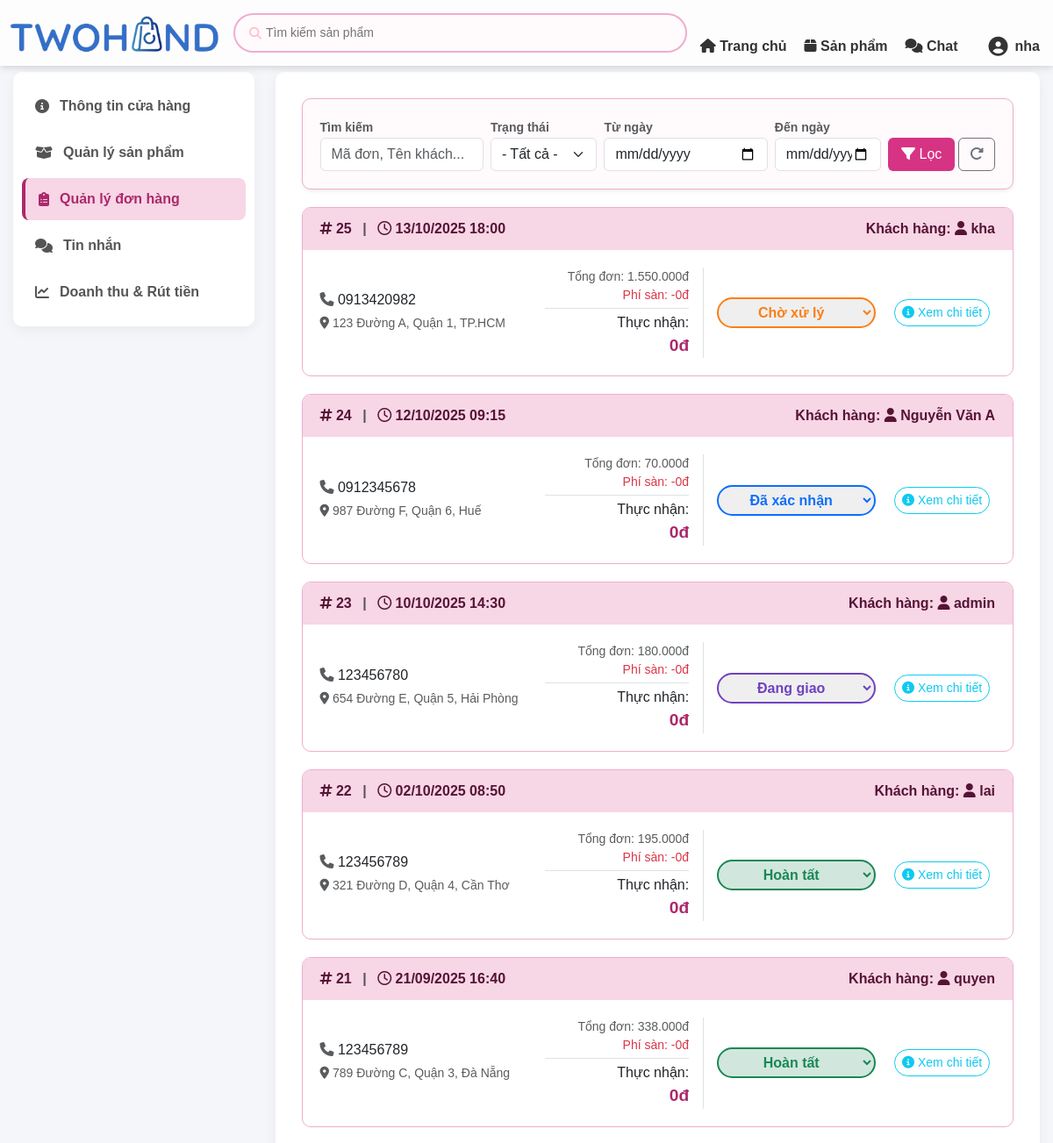
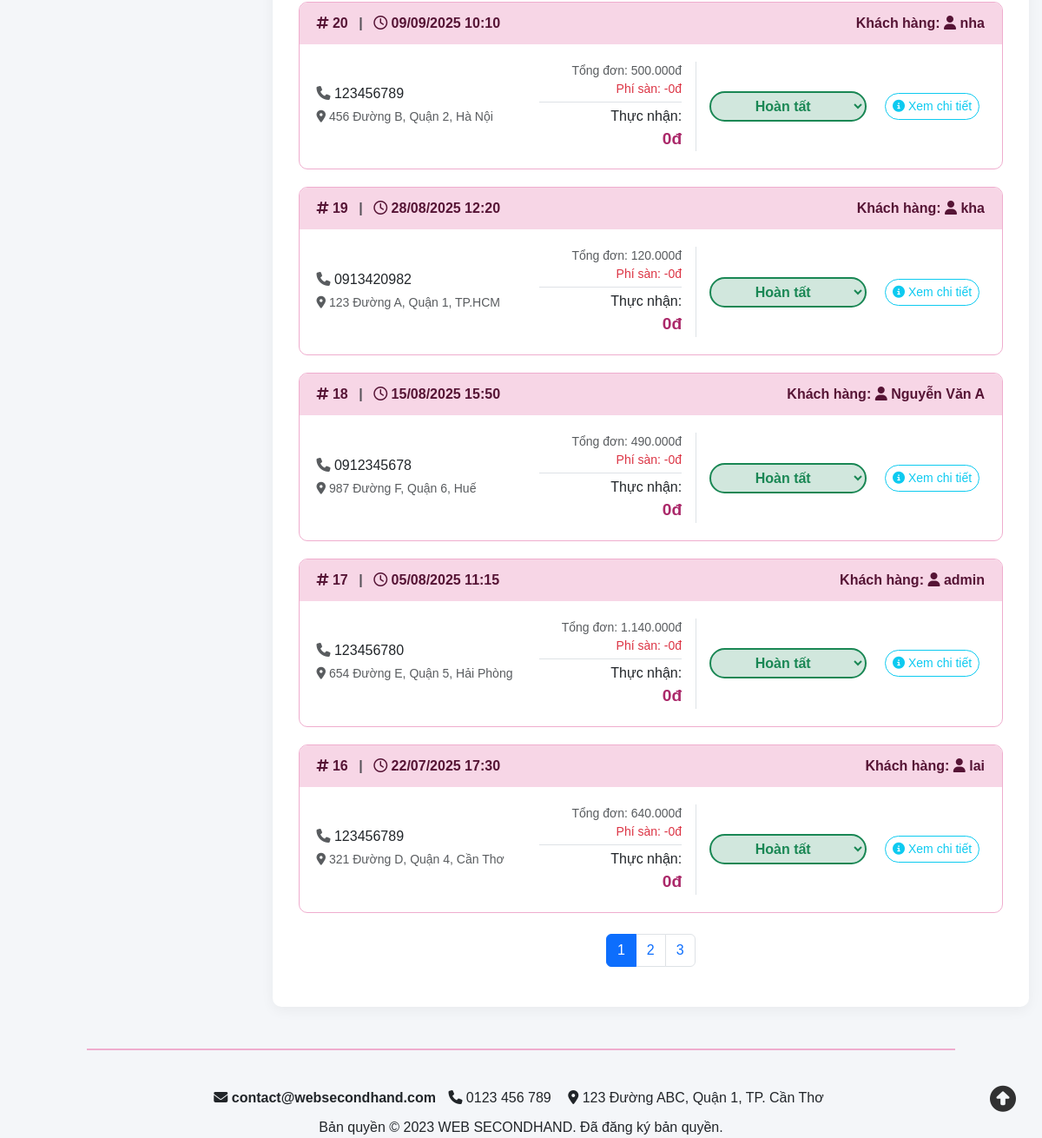
The app's page /seller/controllers/sellerDonHangController.php (signed in), older data (2 pictures, top to bottom).
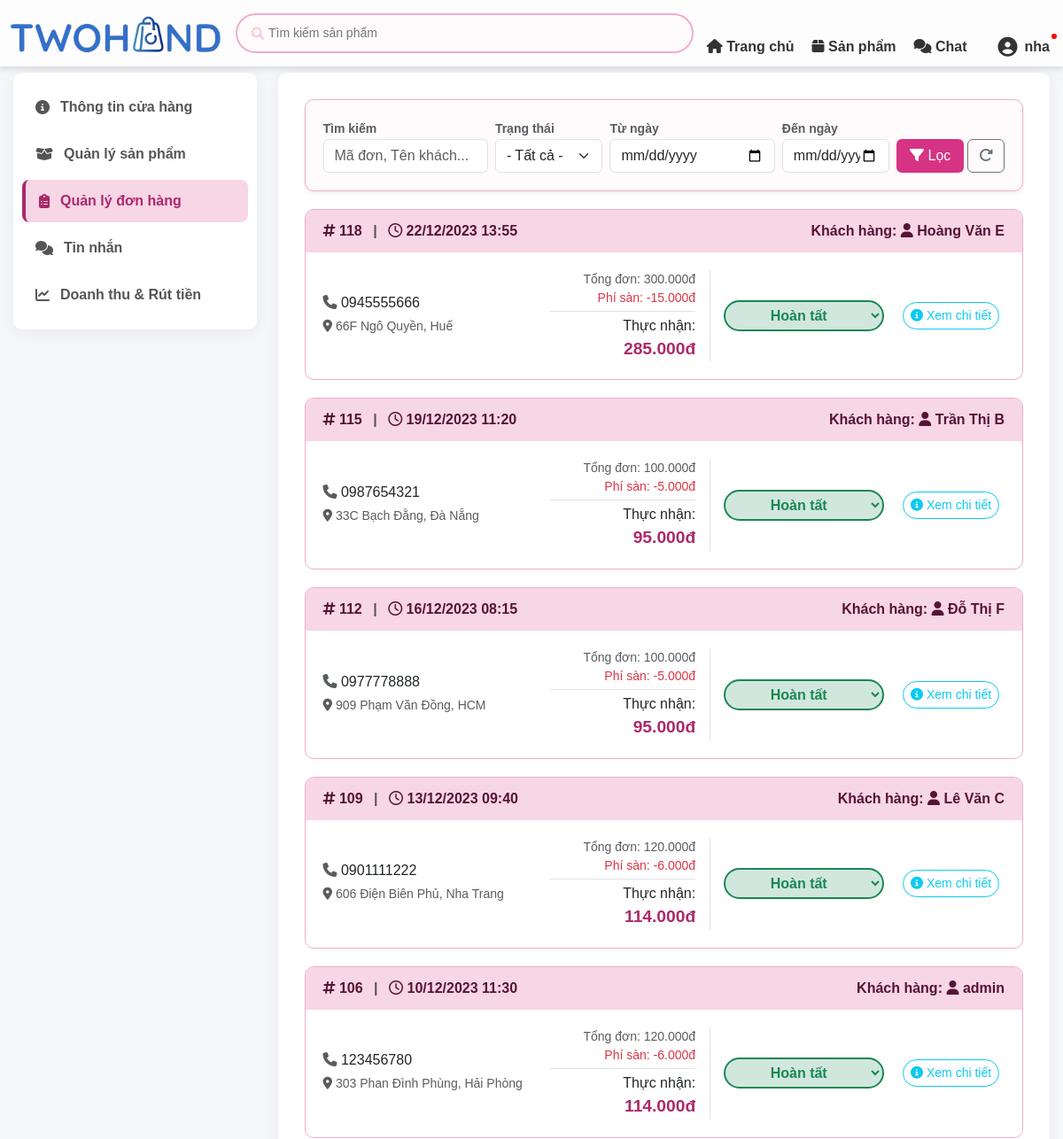
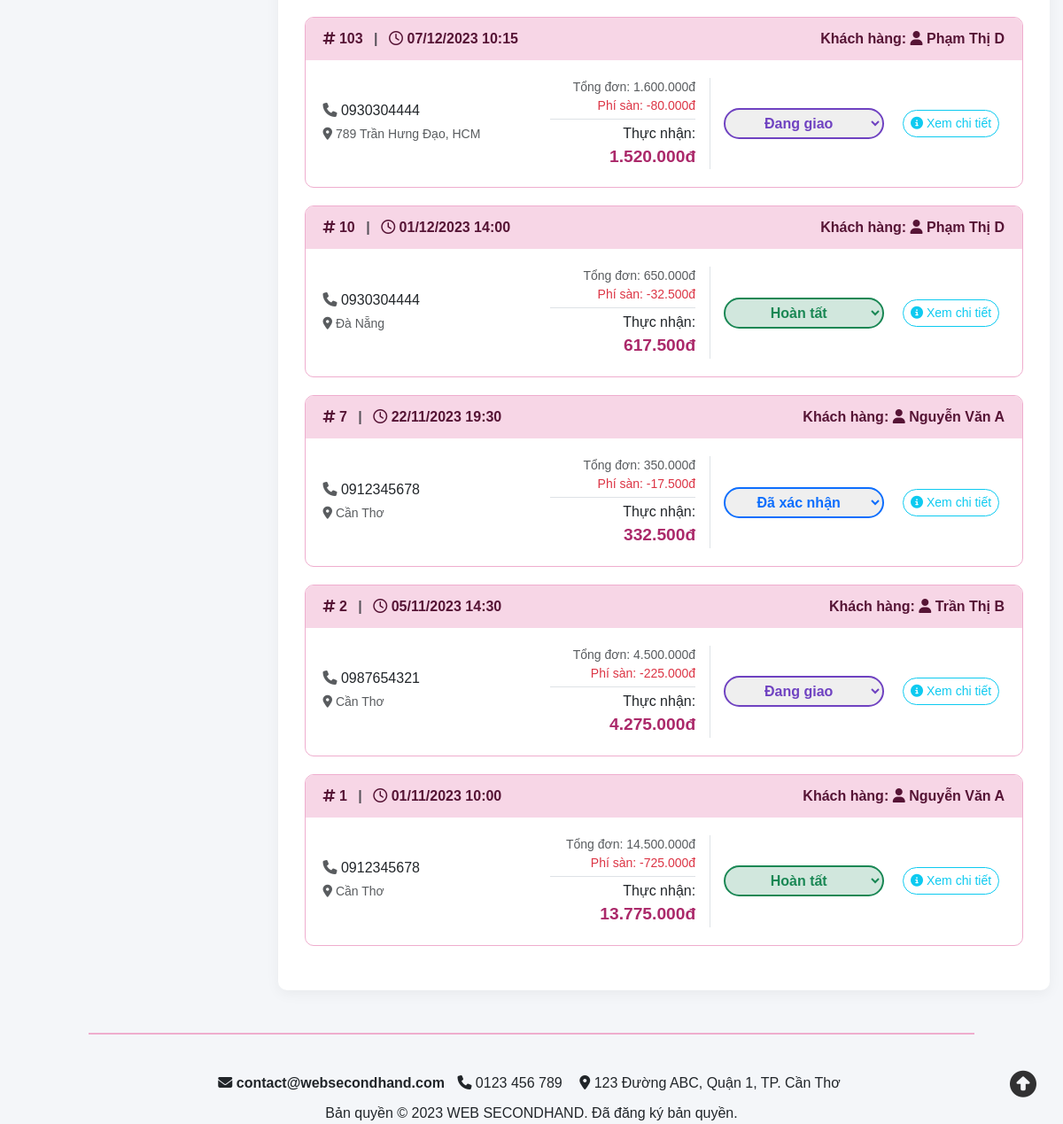
The same page, newer data (2 pictures, top to bottom).
### tables this page shows
CREATE TABLE DonHang ( 
    MaDH INT(10) PRIMARY KEY AUTO_INCREMENT,
    IdTaiKhoan INT(10), 
    IdNguoiBan INT(10) NOT NULL, 
    NgayDat DATETIME DEFAULT CURRENT_TIMESTAMP,
    DiaChiGiao VARCHAR(255),
    TongTien DECIMAL(10,2) UNSIGNED,  
    TrangThai ENUM('Chờ xử lý', 'Đã xác nhận', 'Đang giao', 'Hoàn tất', 'Đã hủy') DEFAULT 'Chờ xử lý',
    TrangThaiThanhToan ENUM('ChuaThanhToan', 'DaThanhToan', 'ChoHoanTien') DEFAULT 'ChuaThanhToan', 
    GhiChu TEXT,
    NgaySua DATETIME DEFAULT CURRENT_TIMESTAMP ON UPDATE CURRENT_TIMESTAMP,
    PhiSan DECIMAL(10,2) DEFAULT 0, 
    TienNguoiBanNhan DECIMAL(10,2) DEFAULT 0, 
    FOREIGN KEY (IdTaiKhoan) REFERENCES TaiKhoan(IdTaiKhoan),  
    FOREIGN KEY (IdNguoiBan) REFERENCES TaiKhoan(IdTaiKhoan)
);

CREATE TABLE TaiKhoan ( 
    IdTaiKhoan INT(10) PRIMARY KEY AUTO_INCREMENT, 
    TenTK VARCHAR(100) NOT NULL,
    Email VARCHAR(100) NOT NULL UNIQUE,
    Sdt VARCHAR(10) NOT NULL, 
    MatKhau VARCHAR(255) NOT NULL, 
    VaiTro TINYINT DEFAULT 0 CHECK (VaiTro IN (0,1)), 
    IdGoogle VARCHAR(255) DEFAULT NULL, 
    TrangThaiBanHang ENUM('ChuaKichHoat','DangHoatDong','BiKhoa') DEFAULT 'ChuaKichHoat', 
    Avatar VARCHAR(255) DEFAULT NULL,
    ThoiGianTao DATETIME NOT NULL DEFAULT CURRENT_TIMESTAMP,
    DiemViPham INT DEFAULT 0,
    ViDo DECIMAL(10, 8) NULL COMMENT 'Latitude - Vĩ độ của Người Mua',
    KinhDo DECIMAL(11, 8) NULL COMMENT 'Longitude - Kinh độ của Người Mua',
    HanKhoaTaiKhoan DATETIME DEFAULT NULL
);

### seller/controllers/sellerDonHangController.php (called while the page is built, shortened)
<?php
require_once __DIR__ . '/../../includes/ketnoi.php';
require_once __DIR__ . '/../models/sellerDonHangModel.php';
$idNguoiBan = $_SESSION['IdTaiKhoan'];
$model = new SellerDonHangModel($conn);
$keyword = $_GET['search'] ?? '';
$filter_status = $_GET['status'] ?? '';
$tuNgay = $_GET['tungay'] ?? '';
$denNgay = $_GET['denngay'] ?? '';
$limit = 10;
$page = isset($_GET['page']) ? (int)$_GET['page'] : 1;
$offset = ($page - 1) * $limit;
$total_records = $model->countDonHang($idNguoiBan, $keyword, $filter_status, $tuNgay, $denNgay);
$total_pages = ceil($total_records / $limit);
$dsDonHang = $model->getDanhSachDonHang($idNguoiBan, $keyword, $filter_status, $tuNgay, $denNgay, $limit, $offset);
include_once __DIR__ . '/../views/sellerQuanLyDonHang.php';

### seller/models/sellerDonHangModel.php (called while the page is built, shortened)
<?php
class SellerDonHangModel
{
    private $conn;
    public function __construct($conn)
    {
        $this->conn = $conn;
    }
    public function countDonHang($idNguoiBan, $keyword, $trangThai, $tuNgay, $denNgay)
    {
        $sql = "SELECT COUNT(*) as total FROM DonHang dh JOIN TaiKhoan tk ON dh.IdTaiKhoan = tk.IdTaiKhoan WHERE dh.IdNguoiBan = ?";
        $params = [$idNguoiBan];
        $types = "i";
        $stmt = $this->conn->prepare($sql);
        if (!empty($types)) $stmt->bind_param($types, ...$params);
        $stmt->execute();
        return $stmt->get_result()->fetch_assoc()['total'];
    }
    public function getDanhSachDonHang($idNguoiBan, $keyword, $trangThai, $tuNgay, $denNgay, $limit, $offset)
    {
        $sql = "SELECT dh.*, tk.TenTK as NguoiMua, tk.Sdt
                FROM DonHang dh JOIN TaiKhoan tk ON dh.IdTaiKhoan = tk.IdTaiKhoan
                WHERE dh.IdNguoiBan = ?";
        $params = [$idNguoiBan];
        $types = "i";
        $sql .= " ORDER BY dh.NgayDat DESC LIMIT ? OFFSET ?";
        $params[] = $limit;
        $params[] = $offset;
        $types .= "ii";
        $stmt = $this->conn->prepare($sql);
        if (!empty($types)) $stmt->bind_param($types, ...$params);
        $stmt->execute();
        return $stmt->get_result()->fetch_all(MYSQLI_ASSOC);
    }
}

### models/thongBaoModel.php (called while the page is built, shortened)
<?php
class ThongBaoModel
{
    private $conn;
    public function __construct($conn)
    {
        $this->conn = $conn;
    }
    public function demThongBaoChuaDoc($idTaiKhoan)
    {
        $sql = "SELECT COUNT(*) as SoLuong FROM ThongBaoNguoiDung WHERE IdNhan = ? AND DaXem = 0";
        $stmt = $this->conn->prepare($sql);
        $stmt->bind_param("i", $idTaiKhoan);
        $stmt->execute();
        return $stmt->get_result()->fetch_assoc()['SoLuong'];
    }
}

### seller/views/sellerQuanLyDonHang.php (the view, shortened to what the changed rows need)
<!DOCTYPE html>
<html lang="vi">
<head>
    <link rel="stylesheet" href="https://cdnjs.cloudflare.com/ajax/libs/font-awesome/6.4.0/css/all.min.css">
    <link href="../../assets/css/bootstrap/bootstrap.css" rel="stylesheet">
    <link href="../../assets/css/header.css" rel="stylesheet">
    <link href="../../assets/css/color.css" rel="stylesheet">
</head>
<body>
    <?php include '../../includes/header.php'; ?>
    <div class="seller-wrapper mt-4 mb-5">
        <div class="row">
            <div class="col-md-9">
                <div class="seller-content-box">
                    <div class="order-list">
                        <?php if (empty($dsDonHang)): ?>
                            <div class="text-center py-5">
                                <i class="fa-regular fa-folder-open fa-3x text-muted mb-3"></i>
                                <p class="text-muted">Không tìm thấy đơn hàng nào phù hợp.</p>
                            </div>
                        <?php else: ?>
                            <?php foreach ($dsDonHang as $dh): ?>
                                <div class="order-card">
                                    <div class="order-header">
                                        <div><i class="fa-solid fa-hashtag"></i> <strong><?= $dh['MaDH'] ?></strong> <span class="mx-2 text-muted">|</span> <i class="fa-regular fa-clock"></i> <?= date('d/m/Y H:i', strtotime($dh['NgayDat'])) ?></div>
                                        <div>Khách hàng: <strong><i class="fa-solid fa-user"></i> <?= htmlspecialchars($dh['NguoiMua']) ?></strong></div>
                                    </div>
                                    <div class="order-body">
                                        <div>
                                            <p class="mb-1"><i class="fa-solid fa-phone text-muted"></i> <?= htmlspecialchars($dh['Sdt']) ?></p>
                                            <p class="mb-1 small text-muted"><i class="fa-solid fa-location-dot"></i> <?= htmlspecialchars($dh['DiaChiGiao']) ?></p>
                                        </div>
                                        <div class="price-info text-end border-end pe-3">
                                            <div class="small text-muted">Tổng đơn: <?= number_format($dh['TongTien'], 0, ',', '.') ?>đ</div>
                                            <div class="small text-danger mb-1 border-bottom pb-1">Phí sàn: -<?= number_format($dh['PhiSan'], 0, ',', '.') ?>đ</div>
                                            <div>Thực nhận: <br><strong><?= number_format($dh['TienNguoiBanNhan'], 0, ',', '.') ?>đ</strong></div>
                                        </div>
                                        <div>
                                            <form method="POST" action="sellerDonHangController.php">
                                                <?php
                                                $tt = $dh['TrangThai'];
                                                $classStatus = 'st-cho-xu-ly';
                                                if ($tt == 'Đã xác nhận') $classStatus = 'st-da-xac-nhan';
                                                if ($tt == 'Đang giao') $classStatus = 'st-dang-giao';
                                                if ($tt == 'Hoàn tất') $classStatus = 'st-hoan-tat';
                                                $disabled = in_array($tt, ['Đang giao', 'Hoàn tất', 'Đã hủy']) ? 'disabled' : '';
                                                ?>
                                                <select name="trangThai" class="status-select <?= $classStatus ?>" onchange="if(confirm('Xác nhận đổi trạng thái đơn hàng?')) this.form.submit(); else this.value='<?= $tt ?>';" <?= $disabled ?>>
                                                    <option value="<?= $tt ?>" selected hidden><?= $tt ?></option>
                                                </select>
                                            </form>
                                        </div>
                                        <div class="text-center">
                                            <a href="sellerChiTietDonHangController.php?id=<?= $dh['MaDH'] ?>" class="btn btn-outline-info btn-sm rounded-pill">
                                                <i class="fa-solid fa-circle-info"></i> Xem chi tiết
                                            </a>
                                        </div>
                                    </div>
                                </div>
                            <?php endforeach; ?>
                        <?php endif; ?>
                    </div>
                    <?php if (isset($total_pages) && $total_pages > 1): ?>
                        <ul class="pagination justify-content-center mt-4">
                            <?php for ($i = 1; $i <= $total_pages; $i++): ?>
                                <li class="page-item <?= ($page == $i) ? 'active' : '' ?>">
                                    <a class="page-link" href="?page=<?= $i ?>&search=<?= urlencode($keyword) ?>&status=<?= urlencode($filter_status) ?>&tungay=<?= $tuNgay ?>&denngay=<?= $denNgay ?>"><?= $i ?></a>
                                </li>
                            <?php endfor; ?>
                        </ul>
                    <?php endif; ?>
                </div>
            </div>
        </div>
    </div>
    <?php include '../../includes/footer.php'; ?>
</body>
</html>

### includes/header.php (shortened to what the changed rows need)
<?php
$baseURL = '/DoAn2';
$soThongBaoMoi = 0;
if (isset($_SESSION['IdTaiKhoan'])) {
    require_once __DIR__ . '/../models/thongBaoModel.php';
    global $conn;
    if ($conn) {
        $modelTB_Header = new ThongBaoModel($conn);
        $soThongBaoMoi = $modelTB_Header->demThongBaoChuaDoc($_SESSION['IdTaiKhoan']);
    }
}
?>
<div class="dau-trang">
    <div class="header-container">
        <div class="header-right" style="display: flex; align-items: center; gap: 20px;">
            <?php if (isset($_SESSION['IdTaiKhoan'])): ?>
                <div class="account-dropdown">
                    <a href="<?= $baseURL ?>/controllers/thongTinTaiKhoanController.php" class="account-btn">
                        <i class="fa-solid fa-user-circle" style="font-size: 22px;"></i>
                        <span><?php echo isset($_SESSION['TenTK']) ? htmlspecialchars($_SESSION['TenTK']) : 'Tài khoản'; ?></span>
                        <?php if ($soThongBaoMoi > 0): ?>
                            <span class="dot-badge"></span>
                        <?php endif; ?>
                    </a>
                </div>
            <?php else: ?>
                <a href="<?= $baseURL ?>/controllers/dangNhapController.php" style="text-decoration: none; color: var(--bs-pink-600); font-weight: bold; font-size: 16px;">
                    <i class="fa-solid fa-user"></i> Đăng nhập
                </a>
            <?php endif; ?>
        </div>
    </div>
</div>

Row changes from the older to the newer data that the page shows:
removed donhang: MaDH "25", NgayDat "13/10/2025 18:00", IdTaiKhoan.TenTK "kha", IdTaiKhoan.Sdt "0913420982", DiaChiGiao "123 Đường A, Quận 1, TP.HCM", TongTien "1.550.000", PhiSan "0", TienNguoiBanNhan "0", trangThai "Chờ xử lý"
removed donhang: MaDH "24", NgayDat "12/10/2025 09:15", IdTaiKhoan.TenTK "Nguyễn Văn A", IdTaiKhoan.Sdt "0912345678", DiaChiGiao "987 Đường F, Quận 6, Huế", TongTien "70.000", PhiSan "0", TienNguoiBanNhan "0", trangThai "Đã xác nhận"
removed donhang: MaDH "23", NgayDat "10/10/2025 14:30", IdTaiKhoan.TenTK "admin", IdTaiKhoan.Sdt "123456780", DiaChiGiao "654 Đường E, Quận 5, Hải Phòng", TongTien "180.000", PhiSan "0", TienNguoiBanNhan "0", trangThai "Đang giao"
removed donhang: MaDH "22", NgayDat "02/10/2025 08:50", IdTaiKhoan.TenTK "lai", IdTaiKhoan.Sdt "123456789", DiaChiGiao "321 Đường D, Quận 4, Cần Thơ", TongTien "195.000", PhiSan "0", TienNguoiBanNhan "0", trangThai "Hoàn tất"
removed donhang: MaDH "21", NgayDat "21/09/2025 16:40", IdTaiKhoan.TenTK "quyen", IdTaiKhoan.Sdt "123456789", DiaChiGiao "789 Đường C, Quận 3, Đà Nẵng", TongTien "338.000", PhiSan "0", TienNguoiBanNhan "0", trangThai "Hoàn tất"
removed donhang: MaDH "20", NgayDat "09/09/2025 10:10", IdTaiKhoan.TenTK "nha", IdTaiKhoan.Sdt "123456789", DiaChiGiao "456 Đường B, Quận 2, Hà Nội", TongTien "500.000", PhiSan "0", TienNguoiBanNhan "0", trangThai "Hoàn tất"
removed donhang: MaDH "19", NgayDat "28/08/2025 12:20", IdTaiKhoan.TenTK "kha", IdTaiKhoan.Sdt "0913420982", DiaChiGiao "123 Đường A, Quận 1, TP.HCM", TongTien "120.000", PhiSan "0", TienNguoiBanNhan "0", trangThai "Hoàn tất"
removed donhang: MaDH "18", NgayDat "15/08/2025 15:50", IdTaiKhoan.TenTK "Nguyễn Văn A", IdTaiKhoan.Sdt "0912345678", DiaChiGiao "987 Đường F, Quận 6, Huế", TongTien "490.000", PhiSan "0", TienNguoiBanNhan "0", trangThai "Hoàn tất"
removed donhang: MaDH "17", NgayDat "05/08/2025 11:15", IdTaiKhoan.TenTK "admin", IdTaiKhoan.Sdt "123456780", DiaChiGiao "654 Đường E, Quận 5, Hải Phòng", TongTien "1.140.000", PhiSan "0", TienNguoiBanNhan "0", trangThai "Hoàn tất"
removed donhang: MaDH "16", NgayDat "22/07/2025 17:30", IdTaiKhoan.TenTK "lai", IdTaiKhoan.Sdt "123456789", DiaChiGiao "321 Đường D, Quận 4, Cần Thơ", TongTien "640.000", PhiSan "0", TienNguoiBanNhan "0", trangThai "Hoàn tất"
added donhang: MaDH "118", NgayDat "22/12/2023 13:55", IdTaiKhoan.TenTK "Hoàng Văn E", IdTaiKhoan.Sdt "0945555666", DiaChiGiao "66F Ngô Quyền, Huế", TongTien "300.000", PhiSan "15.000", TienNguoiBanNhan "285.000", trangThai "Hoàn tất"
added donhang: MaDH "115", NgayDat "19/12/2023 11:20", IdTaiKhoan.TenTK "Trần Thị B", IdTaiKhoan.Sdt "0987654321", DiaChiGiao "33C Bạch Đằng, Đà Nẵng", TongTien "100.000", PhiSan "5.000", TienNguoiBanNhan "95.000", trangThai "Hoàn tất"
added donhang: MaDH "112", NgayDat "16/12/2023 08:15", IdTaiKhoan.TenTK "Đỗ Thị F", IdTaiKhoan.Sdt "0977778888", DiaChiGiao "909 Phạm Văn Đồng, HCM", TongTien "100.000", PhiSan "5.000", TienNguoiBanNhan "95.000", trangThai "Hoàn tất"
added donhang: MaDH "109", NgayDat "13/12/2023 09:40", IdTaiKhoan.TenTK "Lê Văn C", IdTaiKhoan.Sdt "0901111222", DiaChiGiao "606 Điện Biên Phủ, Nha Trang", TongTien "120.000", PhiSan "6.000", TienNguoiBanNhan "114.000", trangThai "Hoàn tất"
added donhang: MaDH "106", NgayDat "10/12/2023 11:30", IdTaiKhoan.TenTK "admin", IdTaiKhoan.Sdt "123456780", DiaChiGiao "303 Phan Đình Phùng, Hải Phòng", TongTien "120.000", PhiSan "6.000", TienNguoiBanNhan "114.000", trangThai "Hoàn tất"
added donhang: MaDH "103", NgayDat "07/12/2023 10:15", IdTaiKhoan.TenTK "Phạm Thị D", IdTaiKhoan.Sdt "0930304444", DiaChiGiao "789 Trần Hưng Đạo, HCM", TongTien "1.600.000", PhiSan "80.000", TienNguoiBanNhan "1.520.000", trangThai "Đang giao"
now on this page (row edited): donhang: MaDH "10", NgayDat "01/12/2023 14:00", IdTaiKhoan.TenTK "Phạm Thị D", IdTaiKhoan.Sdt "0930304444", DiaChiGiao "Đà Nẵng", TongTien "650.000", PhiSan "32.500", TienNguoiBanNhan "617.500", trangThai "Hoàn tất"
now on this page (row edited): donhang: MaDH "7", NgayDat "22/11/2023 19:30", IdTaiKhoan.TenTK "Nguyễn Văn A", IdTaiKhoan.Sdt "0912345678", DiaChiGiao "Cần Thơ", TongTien "350.000", PhiSan "17.500", TienNguoiBanNhan "332.500", trangThai "Đã xác nhận"
now on this page (row edited): donhang: MaDH "2", NgayDat "05/11/2023 14:30", IdTaiKhoan.TenTK "Trần Thị B", IdTaiKhoan.Sdt "0987654321", DiaChiGiao "Cần Thơ", TongTien "4.500.000", PhiSan "225.000", TienNguoiBanNhan "4.275.000", trangThai "Đang giao"
now on this page (row edited): donhang: MaDH "1", NgayDat "01/11/2023 10:00", IdTaiKhoan.TenTK "Nguyễn Văn A", IdTaiKhoan.Sdt "0912345678", DiaChiGiao "Cần Thơ", TongTien "14.500.000", PhiSan "725.000", TienNguoiBanNhan "13.775.000", trangThai "Hoàn tất"
Text that changed along with them:
list line gone: "1"
list line gone: "2"
list line gone: "3"
